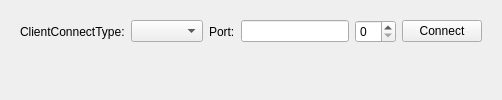
                 <widget class="QWidget" name="widget_17" native="true">
                  <layout class="QVBoxLayout" name="verticalLayout_9">
                   <item>
                    <widget class="QWidget" name="widget_18" native="true">
                     <layout class="QHBoxLayout" name="horizontalLayout_18">
                      <item>
                       <widget class="QLabel" name="label_14">
                        <property name="text">
                         <string>ClientConnectType:</string>
                        </property>
                       </widget>
                      </item>
                      <item>
                       <widget class="QComboBox" name="cboConnType_2"/>
                      </item>
                      <item>
                       <widget class="QLabel" name="label_40">
                        <property name="text">
                         <string>Port:</string>
                        </property>
                       </widget>
                      </item>
                      <item>
                       <widget class="QLineEdit" name="txtServer_2"/>
                      </item>
                      <item>
                       <widget class="QSpinBox" name="spinAddr_2"/>
                      </item>
                      <item>
                       <widget class="QPushButton" name="btnConnect_2">
                        <property name="text">
                         <string>Connect</string>
                        </property>
                       </widget>
                      </item>
                     </layout>
                    </widget>
                   </item>
                   <item>
                    <widget class="QWidget" name="widget_19" native="true"/>
                   </item>
                   <item>
                    <widget class="QWidget" name="widget_20" native="true"/>
                   </item>
                  </layout>
                 </widget>
